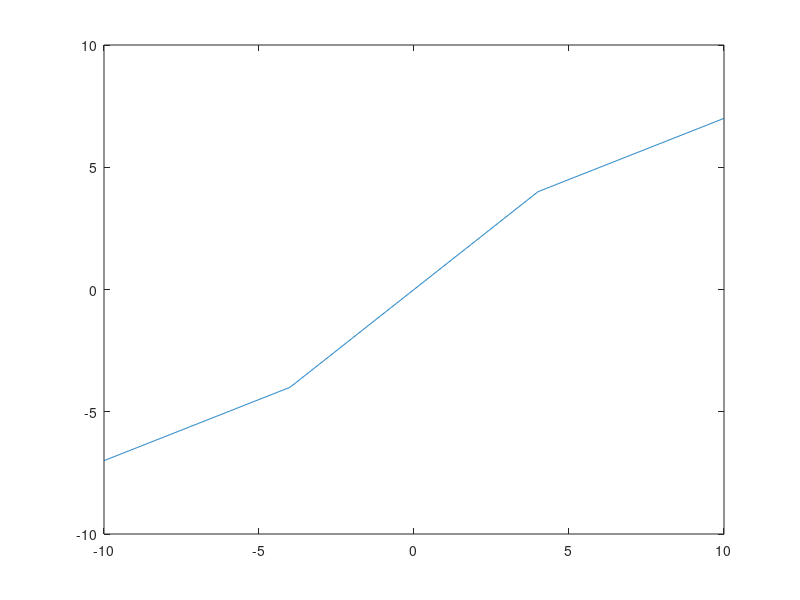
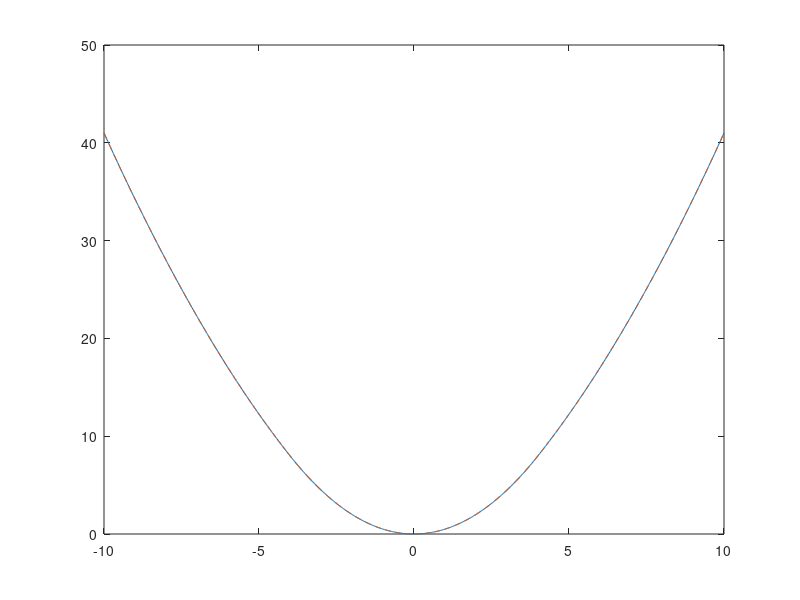
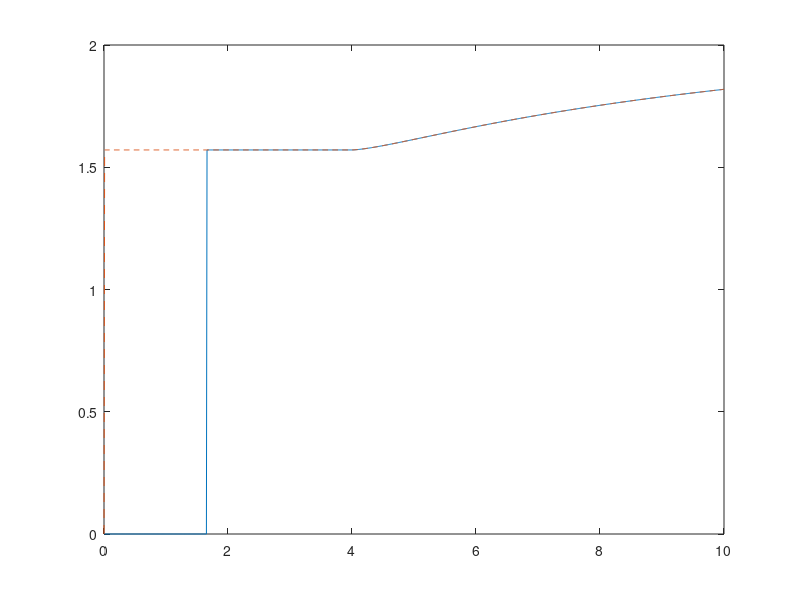

Write the MATLAB code that produced these figures, in order.
k1 = 1;
k2 = 0.5;
m = 1;
x0 = 4;

g = @(x) k1*x + (k2-k1)*(x-x0).*(x>=x0) + (k2-k1)*(x+x0).*(x<=-x0);
G = @(x) k1*x.^2/2 + (k2-k1)*(x-x0).^2.*(x>=x0)/2 + (k2-k1)*(x+x0).^2.*(x<=-x0)/2;
I = @(A) sqrt(m/k1)*asin(x0./sqrt(A.^2+(k2-k1)/k1*(A-x0).^2)) + sqrt(m/k2)*acos(k1*x0./(k2*A+(k1-k2)*x0));


x = linspace(-10, 10, 1000);
A = linspace(0, 10, 1000);

%%
figure;
plot(x, g(x));

%%
G2 = nan(size(x));
for ix = 1:length(x)
    G2(ix) = integral(g, 0, x(ix));
end

figure;
plot(x, G(x));
hold on
plot(x, G2, '--');

%%
I2 = nan(size(A));
for ia = 1:length(A)
    I2(ia) = integral(@(x) 1./sqrt(2*(G(A(ia))-G(x))/m), 0, A(ia));
end

figure;
plot(A, I(A));
hold on
plot(A, I2, '--');
